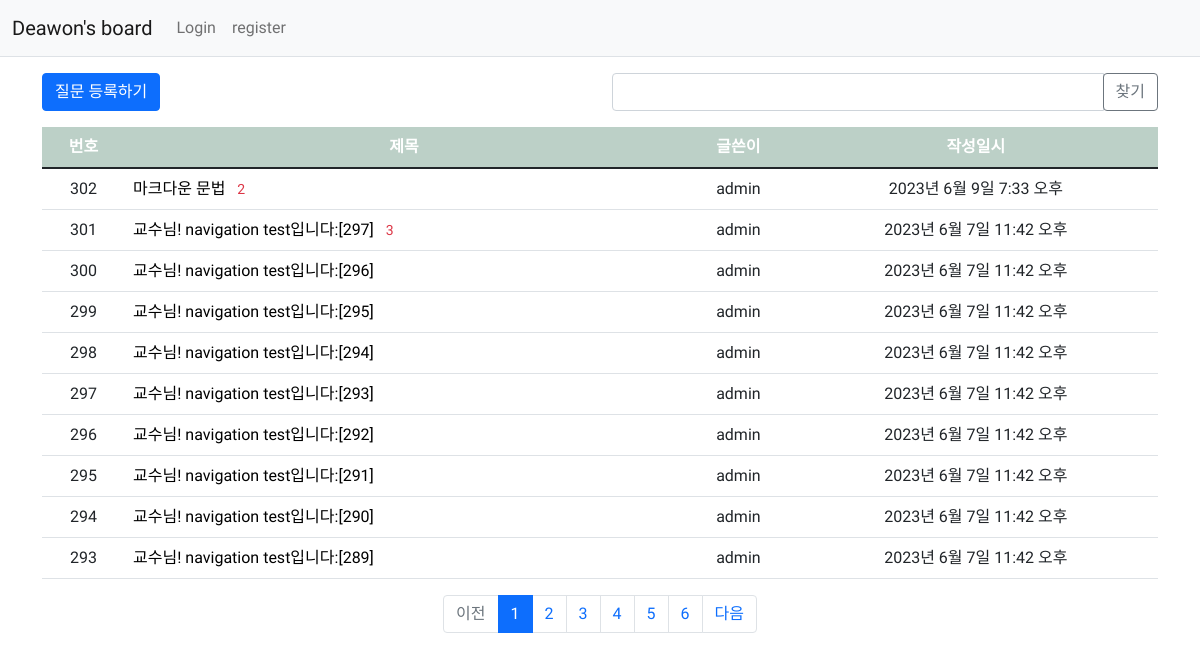
Screenshot of /pybo/ with the database file from the repository.
### pybo/models.py (models this page shows, shortened)
class Question(models.Model):
    author = models.ForeignKey(User, on_delete=models.CASCADE, related_name='author_question')
    subject = models.CharField(max_length=200)
    content = models.TextField()
    create_date = models.DateTimeField()
    modify_date = models.DateTimeField(null=True, blank=True)
    voter = models.ManyToManyField(User, related_name='voter_question')  # 추천인 추가

### pybo/views/base_views.py (the view, shortened to what this page needs)
# urls.py: path('', base_views.index, name='index'),  # '/' 에 해당되는 path
def index(request):
    page = request.GET.get('page', '1')  # 페이지
    kw = request.GET.get('kw', '')  # 검색어
    question_list = Question.objects.order_by('-create_date')
    paginator = Paginator(question_list, 10)  # 페이지당 10개씩 보여주기
    page_obj = paginator.get_page(page)
    context = {'question_list': page_obj, 'page': page, 'kw': kw}
    return render(request, 'pybo/question_list.html', context)

### pybo/templatetags/pybo_filter.py (called while the page is built)
@register.filter
def sub(value, arg):
    return value - arg

### templates/pybo/question_list.html (shortened to what this page needs)
{% extends 'base.html' %}
{% load pybo_filter %}
{% block content %}
<div class="container my-3">
    <div class="row my-3">
        <div class="col-6">
            <a href="{% url 'pybo:question_create' %}" class="btn btn-primary">질문 등록하기</a>
        </div>
        <div class="col-6">
            <div class="input-group">
                <input type="text" id="search_kw" class="form-control" value="{{ kw|default_if_none:'' }}">
                <div class="input-group-append">
                    <button class="btn btn-outline-secondary" type="button" id="btn_search">찾기</button>
                </div>
            </div>
        </div>
    </div>
    <table class="table">
        <thead>
        <tr class="text-center table-success table-active" >
            <th style="color:white;">번호</th>
            <th style="width:50%;color:white;">제목</th>
            <th style="color:white;">글쓴이</th>
            <th style="color:white;">작성일시</th>
        </tr>
        </thead>
        <tbody>
        {% if question_list %}
        {% for question in question_list %}
        <tr class="text-center">
            <td>
                {{ question_list.paginator.count|sub:question_list.start_index|sub:forloop.counter0|add:1 }}
            </td>
            <td class="text-start">
                <a href="{% url 'pybo:detail' question.id %}">{{ question.subject }}</a>
                {% if question.answer_set.count > 0 %}
                <span class="text-danger small mx-2">{{ question.answer_set.count }}</span>
                {% endif %}
            </td>
            <td>{{ question.author.username }}</td>
            <td>{{ question.create_date }}</td>
        </tr>
        {% endfor %}
        {% else %}
        <tr>
            <td colspan="4">질문이 없습니다.</td>
        </tr>
        {% endif %}
        </tbody>
    </table>
    <ul class="pagination justify-content-center">
        {% if question_list.has_previous %}
        <li class="page-item">
            <a class="page-link" data-page="{{ question_list.previous_page_number }}"
           href="javascript:void(0)">이전</a>
        </li>
        {% else %}
        <li class="page-item disabled">
            <a class="page-link" tabindex="-1" aria-disabled="true" href="#">이전</a>
        </li>
        {% endif %}
        {% for page_number in question_list.paginator.page_range %}
        {% if page_number >= question_list.number|add:-5 and page_number <= question_list.number|add:5 %}
        {% if page_number == question_list.number %}
        <li class="page-item active" aria-current="page">
            <a class="page-link" data-page="{{ page_number }}"
           href="javascript:void(0)">{{ page_number }}</a>
        </li>
        {% else %}
        <li class="page-item">
            <a class="page-link" data-page="{{ page_number }}"
           href="javascript:void(0)">{{ page_number }}</a>
        </li>
        {% endif %}
        {% endif %}
        {% endfor %}
        {% if question_list.has_next %}
        <li class="page-item">
            <a class="page-link" data-page="{{ question_list.next_page_number }}"
           href="javascript:void(0)">다음</a>
        </li>
        {% else %}
        <li class="page-item disabled">
            <a class="page-link" tabindex="-1" aria-disabled="true" href="#">다음</a>
        </li>
        {% endif %}
    </ul>
</div>
{% endblock %}

### templates/base.html (shortened to what this page needs)
{% load static %}
<!doctype html>
<html lang="ko">
<head>
    <link rel="stylesheet" type="text/css" href="{% static 'bootstrap.min.css' %}">
    <link rel="stylesheet" type="text/css" href="{% static 'style.css' %}">
</head>
<body>
{% include "navbar.html" %}
{% block content %}
{% endblock %}
</body>
</html>

### templates/navbar.html (shortened to what this page needs)
<nav class="navbar navbar-expand-lg navbar-light bg-light border-bottom">
    <div class="container-fluid">
        <a class="navbar-brand" href="{% url 'pybo:index' %}">Deawon's board</a>
        <div class="collapse navbar-collapse" id="navbarSupportedContent">
            <ul class="navbar-nav me-auto mb-2 mb-lg-0">
                <li class="nav-item">
                    {% if user.is_authenticated %}
                    <a class="nav-link" href="{% url 'common:logout' %}">{{ user.username }} (logout)</a>
                    {% else %}
                    <a class="nav-link" href="{% url 'common:login' %}">Login</a>
                    {% endif %}
                </li>
                <li>
                    {% if not user.is_authenticated %}
                    <a class="nav-link" href="{% url 'common:signup' %}">register</a>
                    {% endif %}
                </li>
            </ul>
        </div>
    </div>
</nav>

### templates/navbar.html (style rules this page uses)
* { font-family: 'Single Day', cursive; }

### templates/pybo/question_list.html (style rules this page uses)
a { text-decoration:none; color: black; }
* { font-family: 'Single Day', cursive; }

### templates/base.html (style rules this page uses)
* { font-family: 'Single Day', cursive; }

### rows the page displays
Question: paginator.count|sub "302", subject "마크다운 문법", answer_set.count "2", author.username "admin", create_date "2023년 6월 9일 7:33 오후"
Question: paginator.count|sub "301", subject "교수님! navigation test입니다:[297]", answer_set.count "3", author.username "admin", create_date "2023년 6월 7일 11:42 오후"
Question: paginator.count|sub "300", subject "교수님! navigation test입니다:[296]", author.username "admin", create_date "2023년 6월 7일 11:42 오후"
Question: paginator.count|sub "299", subject "교수님! navigation test입니다:[295]", author.username "admin", create_date "2023년 6월 7일 11:42 오후"
Question: paginator.count|sub "298", subject "교수님! navigation test입니다:[294]", author.username "admin", create_date "2023년 6월 7일 11:42 오후"
Question: paginator.count|sub "297", subject "교수님! navigation test입니다:[293]", author.username "admin", create_date "2023년 6월 7일 11:42 오후"
Question: paginator.count|sub "296", subject "교수님! navigation test입니다:[292]", author.username "admin", create_date "2023년 6월 7일 11:42 오후"
Question: paginator.count|sub "295", subject "교수님! navigation test입니다:[291]", author.username "admin", create_date "2023년 6월 7일 11:42 오후"
Question: paginator.count|sub "294", subject "교수님! navigation test입니다:[290]", author.username "admin", create_date "2023년 6월 7일 11:42 오후"
Question: paginator.count|sub "293", subject "교수님! navigation test입니다:[289]", author.username "admin", create_date "2023년 6월 7일 11:42 오후"

### other values shown
{{ page_number }} "1"
{{ page_number }} "2" "3" "4" "5" "6"
